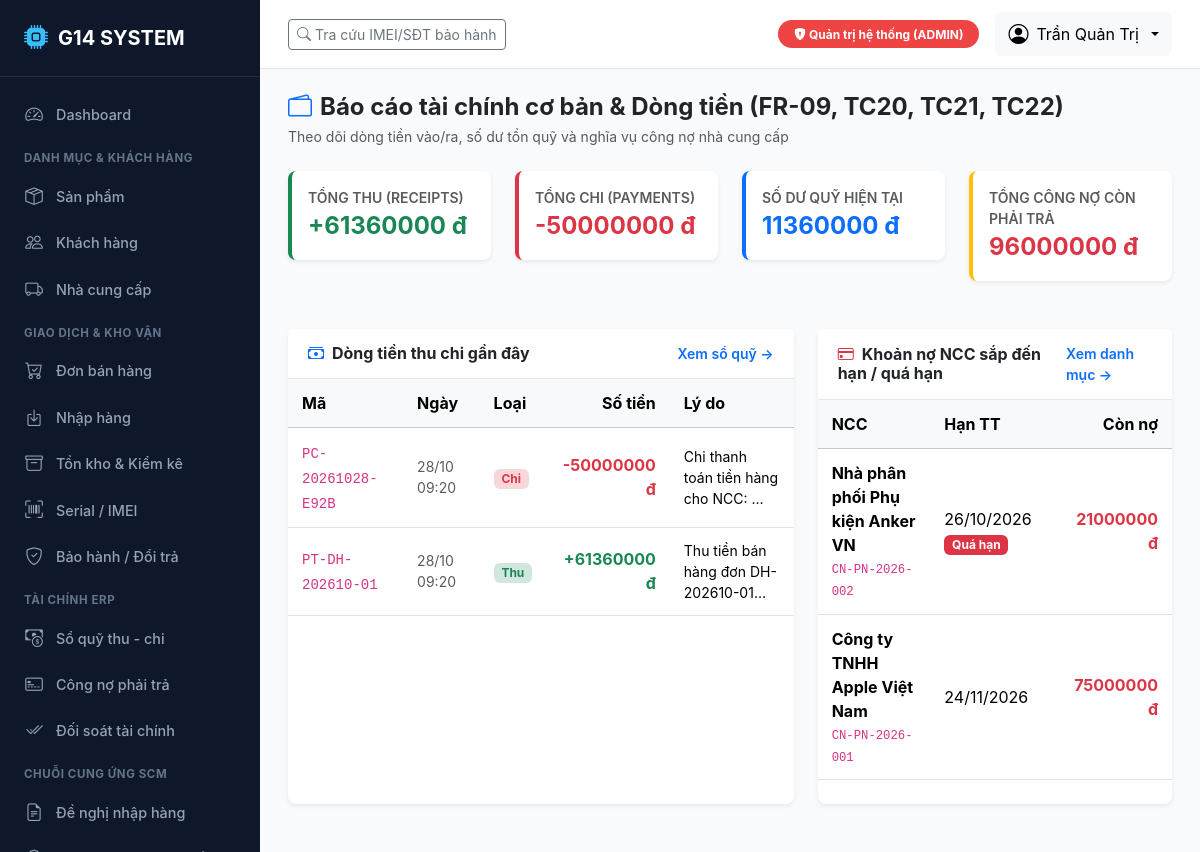
Screenshot of /reports/finance/ (signed in) with the database file from the repository.
### accounts/models.py (models this page shows, shortened)
class User(AbstractUser):
    role = models.CharField(
        max_length=10,
        choices=Role.choices,
        default=Role.BH,
        verbose_name="Vai trò"
    )
    phone = models.CharField(max_length=20, blank=True, verbose_name="Số điện thoại")
    class Meta:
        verbose_name = "Tài khoản người dùng"
        verbose_name_plural = "Danh sách tài khoản"
        ordering = ['-date_joined']

### finance/models.py (models this page shows, shortened)
class CashLedger(BaseModel):
    code = models.CharField(max_length=50, unique=True, verbose_name="Mã bút toán")
    entry_date = models.DateTimeField(default=timezone.now, verbose_name="Ngày ghi sổ")
    transaction_type = models.CharField(
        max_length=10,
        choices=LedgerType.choices,
        verbose_name="Loại bút toán (Thu/Chi)"
    )
    amount = models.DecimalField(
        max_digits=15,
        decimal_places=2,
        verbose_name="Số tiền (VNĐ)"
    )
    payment_method = models.CharField(
        max_length=20,
        choices=PaymentMethod.choices,
        default=PaymentMethod.CASH,
        verbose_name="Hình thức thanh toán"
    )
    reference_type = models.CharField(
        max_length=30,
        choices=ReferenceType.choices,
        default=ReferenceType.OTHER_INCOME,
        verbose_name="Loại chứng từ gốc"
    )
    reference_id = models.CharField(max_length=100, blank=True, verbose_name="Mã chứng từ gốc")
    reason = models.TextField(verbose_name="Lý do thu / chi (Bắt buộc theo BR17)")
    recorded_by = models.ForeignKey(
        settings.AUTH_USER_MODEL,
        on_delete=models.SET_NULL,
        null=True,
        blank=True,
        related_name='recorded_ledgers',
        verbose_name="Kế toán ghi sổ"
    )
    is_reversed = models.BooleanField(
        default=False,
        verbose_name="Đã bị đảo",
        help_text="Đánh dấu Có nếu bút toán này đã được điều chỉnh bằng một bút toán đảo."
    )
    reversal_of = models.ForeignKey(
        'self',
        on_delete=models.SET_NULL,
        null=True,
        blank=True,
        related_name='reversals',
        verbose_name="Đảo cho bút toán"
    )
    class Meta:
        verbose_name = "Bút toán sổ quỹ"
        verbose_name_plural = "Sổ quỹ thu - chi (ERP)"
        ordering = ['-entry_date', '-created_at']

class Payable(BaseModel):
    code = models.CharField(max_length=50, unique=True, verbose_name="Mã công nợ")
    supplier = models.ForeignKey(
        'catalog.Supplier',
        on_delete=models.PROTECT,
        related_name='payables',
        verbose_name="Nhà cung cấp"
    )
    purchase_receipt = models.OneToOneField(
        'purchasing.PurchaseReceipt',
        on_delete=models.PROTECT,
        related_name='payable_record',
        verbose_name="Phiếu nhập gốc"
    )
    total_amount = models.DecimalField(
        max_digits=15,
        decimal_places=2,
        verbose_name="Tổng nợ phải trả (VNĐ)"
    )
    paid_amount = models.DecimalField(
        max_digits=15,
        decimal_places=2,
        default=Decimal('0.00'),
        verbose_name="Số tiền đã trả (VNĐ)"
    )
    remaining_amount = models.DecimalField(
        max_digits=15,
        decimal_places=2,
        verbose_name="Số tiền còn nợ (VNĐ)"
    )
    due_date = models.DateField(verbose_name="Hạn thanh toán")
    status = models.CharField(
        max_length=20,
        choices=PayableStatus.choices,
        default=PayableStatus.UNPAID,
        verbose_name="Trạng thái công nợ"
    )
    class Meta:
        verbose_name = "Công nợ phải trả NCC"
        verbose_name_plural = "Danh mục công nợ phải trả NCC"
        ordering = ['due_date', '-created_at']
    @property
    def is_overdue(self):
        return self.remaining_amount > Decimal('0.00') and self.due_date < timezone.now().date()

### catalog/models.py (models this page shows, shortened)
class Supplier(BaseModel):
    code = models.CharField(max_length=50, unique=True, verbose_name="Mã nhà cung cấp")
    name = models.CharField(max_length=200, verbose_name="Tên nhà cung cấp")
    phone = models.CharField(max_length=20, unique=True, verbose_name="Số điện thoại")
    email = models.EmailField(blank=True, verbose_name="Email")
    address = models.CharField(max_length=255, blank=True, verbose_name="Địa chỉ")
    payment_terms_days = models.PositiveIntegerField(
        default=30,
        verbose_name="Điều khoản thanh toán (số ngày)",
        help_text="Số ngày kể từ ngày nhập hàng đến hạn thanh toán công nợ (0 = thanh toán ngay)."
    )
    notes = models.TextField(blank=True, verbose_name="Ghi chú")
    class Meta:
        verbose_name = "Nhà cung cấp"
        verbose_name_plural = "Danh mục nhà cung cấp"
        ordering = ['name']

### reports/views.py (the view)
# urls.py: path('finance/', views.financial_report_view, name='financial_report'),
@login_required
@role_required([Role.QL, Role.KT, Role.ADMIN])
def financial_report_view(request):
    from finance.services import get_financial_summary
    summary = get_financial_summary()
    recent_ledgers = CashLedger.objects.all()[:20]
    overdue_payables = Payable.objects.filter(remaining_amount__gt=0).order_by('due_date')[:15]
    return render(request, 'reports/financial_report.html', {
        'summary': summary,
        'recent_ledgers': recent_ledgers,
        'overdue_payables': overdue_payables,
    })

### templates/reports/financial_report.html (shortened to what this page needs)
{% extends 'base.html' %}
{% load humanize %}
{% block content %}
<div class="d-flex justify-content-between align-items-center mb-4">
    <div>
        <h4 class="fw-bold mb-1"><i class="bi bi-wallet2 me-2 text-primary"></i>Báo cáo tài chính cơ bản & Dòng tiền (FR-09, TC20, TC21, TC22)</h4>
        <p class="text-muted small mb-0">Theo dõi dòng tiền vào/ra, số dư tồn quỹ và nghĩa vụ công nợ nhà cung cấp</p>
    </div>
</div>
<div class="row mb-4">
    <div class="col-md-3">
        <div class="card border-0 shadow-sm p-3 bg-white border-start border-4 border-success">
            <div class="text-muted small fw-semibold">TỔNG THU (RECEIPTS)</div>
            <div class="fs-4 fw-bold text-success">+{{ summary.total_receipts|floatformat:0|intcomma }} đ</div>
        </div>
    </div>
    <div class="col-md-3">
        <div class="card border-0 shadow-sm p-3 bg-white border-start border-4 border-danger">
            <div class="text-muted small fw-semibold">TỔNG CHI (PAYMENTS)</div>
            <div class="fs-4 fw-bold text-danger">-{{ summary.total_payments|floatformat:0|intcomma }} đ</div>
        </div>
    </div>
    <div class="col-md-3">
        <div class="card border-0 shadow-sm p-3 bg-white border-start border-4 border-primary">
            <div class="text-muted small fw-semibold">SỐ DƯ QUỸ HIỆN TẠI</div>
            <div class="fs-4 fw-bold text-primary">{{ summary.total_balance|floatformat:0|intcomma }} đ</div>
        </div>
    </div>
    <div class="col-md-3">
        <div class="card border-0 shadow-sm p-3 bg-white border-start border-4 border-warning">
            <div class="text-muted small fw-semibold">TỔNG CÔNG NỢ CÒN PHẢI TRẢ</div>
            <div class="fs-4 fw-bold text-danger">{{ summary.total_payable|floatformat:0|intcomma }} đ</div>
        </div>
    </div>
</div>
<div class="row">
    <div class="col-lg-7 mb-4">
        <div class="card border-0 shadow-sm h-100">
            <div class="card-header bg-white d-flex justify-content-between align-items-center">
                <h6 class="mb-0 fw-bold"><i class="bi bi-cash-stack me-2 text-primary"></i>Dòng tiền thu chi gần đây</h6>
                <a href="{% url 'finance:cash_ledger_list' %}" class="small text-decoration-none">Xem sổ quỹ &rarr;</a>
            </div>
            <div class="table-responsive">
                <table class="table table-hover align-middle mb-0">
                    <thead class="table-light">
                        <tr>
                            <th>Mã</th>
                            <th>Ngày</th>
                            <th>Loại</th>
                            <th class="text-end">Số tiền</th>
                            <th>Lý do</th>
                        </tr>
                    </thead>
                    <tbody>
                        {% for l in recent_ledgers %}
                        <tr>
                            <td><code>{{ l.code }}</code></td>
                            <td class="small text-muted">{{ l.entry_date|date:"d/m H:i" }}</td>
                            <td>
                                {% if l.transaction_type == 'RECEIPT' %}
                                <span class="badge bg-success-subtle text-success">Thu</span>
                                {% else %}
                                <span class="badge bg-danger-subtle text-danger">Chi</span>
                                {% endif %}
                            </td>
                            <td class="text-end fw-bold">
                                {% if l.transaction_type == 'RECEIPT' %}
                                <span class="text-success">+{{ l.amount|floatformat:0|intcomma }} đ</span>
                                {% else %}
                                <span class="text-danger">-{{ l.amount|floatformat:0|intcomma }} đ</span>
                                {% endif %}
                            </td>
                            <td class="small">{{ l.reason|truncatechars:35 }}</td>
                        </tr>
                        {% empty %}
                        <tr>
                            <td colspan="5" class="text-center py-3 text-muted">Chưa có bút toán nào.</td>
                        </tr>
                        {% endfor %}
                    </tbody>
                </table>
            </div>
        </div>
    </div>
    <div class="col-lg-5 mb-4">
        <div class="card border-0 shadow-sm h-100">
            <div class="card-header bg-white d-flex justify-content-between align-items-center">
                <h6 class="mb-0 fw-bold"><i class="bi bi-credit-card me-2 text-danger"></i>Khoản nợ NCC sắp đến hạn / quá hạn</h6>
                <a href="{% url 'finance:payable_list' %}" class="small text-decoration-none">Xem danh mục &rarr;</a>
            </div>
            <div class="table-responsive">
                <table class="table table-hover align-middle mb-0">
                    <thead class="table-light">
                        <tr>
                            <th>NCC</th>
                            <th>Hạn TT</th>
                            <th class="text-end">Còn nợ</th>
                        </tr>
                    </thead>
                    <tbody>
                        {% for p in overdue_payables %}
                        <tr>
                            <td>
                                <strong>{{ p.supplier.name }}</strong>
                                <div class="small text-muted"><code>{{ p.code }}</code></div>
                            </td>
                            <td>
                                {{ p.due_date|date:"d/m/Y" }}
                                {% if p.is_overdue %}<span class="badge bg-danger">Quá hạn</span>{% endif %}
                            </td>
                            <td class="text-end fw-bold text-danger">{{ p.remaining_amount|floatformat:0|intcomma }} đ</td>
                        </tr>
                        {% empty %}
                        <tr>
                            <td colspan="3" class="text-center py-3 text-muted">Không có khoản nợ nào.</td>
                        </tr>
                        {% endfor %}
                    </tbody>
                </table>
            </div>
        </div>
    </div>
</div>
{% endblock %}

### templates/base.html (shortened to what this page needs)
<!DOCTYPE html>
<html lang="vi">
<head>
    <link href="https://cdn.jsdelivr.net/npm/bootstrap@5.3.3/dist/css/bootstrap.min.css" rel="stylesheet">
    <link href="https://cdn.jsdelivr.net/npm/bootstrap-icons@1.11.3/font/bootstrap-icons.min.css" rel="stylesheet">
</head>
<body>
    {% if user.is_authenticated %}
    <aside class="sidebar">
        <div class="brand">
            <i class="bi bi-cpu-fill"></i>
            <span>G14 SYSTEM</span>
        </div>
        <ul class="sidebar-menu">
            {% if is_ql or is_kt or is_admin %}
            <li><a href="{% url 'reports:dashboard' %}" class="sidebar-link"><i class="bi bi-speedometer2"></i> Dashboard</a></li>
            {% endif %}
            <div class="sidebar-section-title">Danh mục & Khách hàng</div>
            <li><a href="{% url 'catalog:product_list' %}" class="sidebar-link"><i class="bi bi-box-seam"></i> Sản phẩm</a></li>
            {% if is_bh or is_ql %}
            <li><a href="{% url 'catalog:customer_list' %}" class="sidebar-link"><i class="bi bi-people"></i> Khách hàng</a></li>
            {% endif %}
            {% if is_kho or is_kt or is_ql %}
            <li><a href="{% url 'catalog:supplier_list' %}" class="sidebar-link"><i class="bi bi-truck"></i> Nhà cung cấp</a></li>
            {% endif %}
            <div class="sidebar-section-title">Giao dịch & Kho vận</div>
            {% if is_bh or is_ql or is_kt %}
            <li><a href="{% url 'sales:order_list' %}" class="sidebar-link"><i class="bi bi-cart-check"></i> Đơn bán hàng</a></li>
            {% endif %}
            {% if is_kho or is_ql or is_kt %}
            <li><a href="{% url 'purchasing:receipt_list' %}" class="sidebar-link"><i class="bi bi-box-arrow-in-down"></i> Nhập hàng</a></li>
            <li><a href="{% url 'inventory:inventory_summary' %}" class="sidebar-link"><i class="bi bi-archive"></i> Tồn kho & Kiểm kê</a></li>
            {% endif %}
            {% if is_bh or is_kho or is_ql %}
            <li><a href="{% url 'devices:device_list' %}" class="sidebar-link"><i class="bi bi-upc-scan"></i> Serial / IMEI</a></li>
            <li><a href="{% url 'devices:warranty_list' %}" class="sidebar-link"><i class="bi bi-shield-check"></i> Bảo hành / Đổi trả</a></li>
            {% endif %}
            {% if is_kt or is_ql %}
            <div class="sidebar-section-title">Tài chính ERP</div>
            <li><a href="{% url 'finance:cash_ledger_list' %}" class="sidebar-link"><i class="bi bi-cash-coin"></i> Sổ quỹ thu - chi</a></li>
            <li><a href="{% url 'finance:payable_list' %}" class="sidebar-link"><i class="bi bi-credit-card-2-front"></i> Công nợ phải trả</a></li>
            <li><a href="{% url 'finance:reconciliation' %}" class="sidebar-link"><i class="bi bi-check2-all"></i> Đối soát tài chính</a></li>
            {% endif %}
            {% if is_kho or is_ql %}
            <div class="sidebar-section-title">Chuỗi cung ứng SCM</div>
            <li><a href="{% url 'scm:request_list' %}" class="sidebar-link"><i class="bi bi-file-earmark-text"></i> Đề nghị nhập hàng</a></li>
            <li><a href="{% url 'scm:supplier_evaluation' %}" class="sidebar-link"><i class="bi bi-award"></i> Đánh giá nhà cung cấp</a></li>
            {% endif %}
        </ul>
    </aside>
    {% endif %}
    <div class="{% if user.is_authenticated %}main-wrapper{% endif %}">
        {% if user.is_authenticated %}
        <header class="top-navbar no-print">
            <div class="d-flex align-items-center gap-3">
                <a href="{% url 'devices:device_lookup' %}" class="btn btn-outline-secondary btn-sm">
                    <i class="bi bi-search"></i> Tra cứu IMEI/SĐT bảo hành
                </a>
            </div>
            <div class="d-flex align-items-center gap-3">
                <span class="badge role-badge-{{ current_role }} py-2 px-3 rounded-pill">
                    <i class="bi bi-shield-lock-fill"></i> {{ current_role_display }}
                </span>
                <div class="dropdown">
                    <button class="btn btn-light dropdown-toggle d-flex align-items-center gap-2" type="button" data-bs-toggle="dropdown">
                        <i class="bi bi-person-circle fs-5"></i>
                        <span>{{ user.get_full_name|default:user.username }}</span>
                    </button>
                </div>
            </div>
        </header>
        {% endif %}
        <main class="main-content">
            {% block content %}{% endblock %}
        </main>
    </div>
</body>
</html>

### rows the page displays
User: get_full_name "Trần Quản Trị"
CashLedger: code "PC-20261028-E92B", entry_date "28/10 09:20", transaction_type "Chi", amount "50000000", reason "Chi thanh toán tiền hàng cho NCC: …"
CashLedger: code "PT-DH-202610-01", entry_date "28/10 09:20", transaction_type "Thu", amount "61360000", reason "Thu tiền bán hàng đơn DH-202610-01…"
Payable: supplier.name "Nhà phân phối Phụ kiện Anker VN", code "CN-PN-2026-002", due_date "26/10/2026", shows "Quá hạn", remaining_amount "21000000"
Payable: supplier.name "Công ty TNHH Apple Việt Nam", code "CN-PN-2026-001", due_date "24/11/2026", remaining_amount "75000000"

### other values shown
{{ current_role_display }} "Quản trị hệ thống (ADMIN)"
{{ summary.total_receipts|floatformat:0|intcomma }} "61360000"
{{ summary.total_payments|floatformat:0|intcomma }} "50000000"
{{ summary.total_balance|floatformat:0|intcomma }} "11360000"
{{ summary.total_payable|floatformat:0|intcomma }} "96000000"
